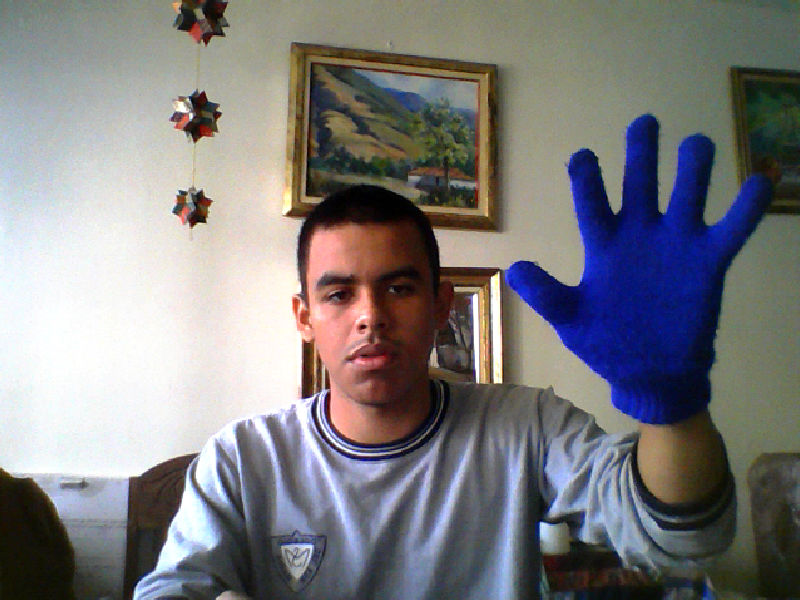
#> input picture OpenCV/HandDetection/HandBlue.jpg, 800 x 600 px, given in place of the camera
$ python HandBlue2.py
#> lines starting #> are read from the running program, lines starting #| are printed output that depends on the picture; after the words box and inside, x2 and y2 are one past the last pixel; in counts of white or black regions, pixels touching at a corner belong together
# USAGE
# python skindetector.py
# python skindetector.py --video video/skin_example.mov

# import the necessary packages
import numpy as np
import cv2

# define the upper and lower boundaries of the HSV pixel
# intensities to be considered 'skin'
lower = np.array([100, 100, 50], dtype = "uint8")
upper = np.array([130, 255, 250], dtype = "uint8")

cap = cv2.VideoCapture(0)

while True:
	# grab the current frame
	grabbed, frame = cap.read()
#> frame is the input picture: shape (600, 800, 3); mean B, G, R 126.4, 124.4, 125.6
	# kernel = np.array([[-1, -1, -1], [-1, 9, -1], [-1, -1, -1]])
	# im = cv2.filter2D(frame, -1, kernel)
	# if we are viewing a video and we did not grab a
	# frame, then we have reached the end of the video

	# resize the frame, convert it to the HSV color space,
	# and determine the HSV pixel intensities that fall into
	# the speicifed upper and lower boundaries
	#frame = imutils.resize(frame, width = 400)
	converted = cv2.cvtColor(frame, cv2.COLOR_BGR2HSV)
#> converted: shape (600, 800, 3); mean H, S, V 63, 69.3, 141.2
	skinMask = cv2.inRange(converted, lower, upper)
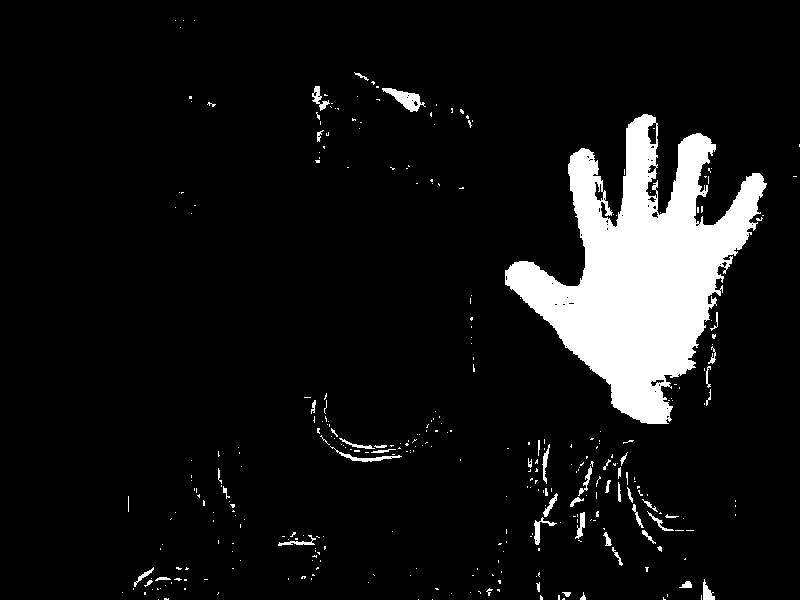
#> skinMask: shape (600, 800); 8.3% white; 340 white regions (291 under 20 px), largest, box (x1, y1, x2, y2) and area: (505, 114, 767, 424) 35432, (382, 88, 426, 112) 442, (330, 446, 402, 462) 215
	kernel = np.ones((3, 3), np.uint8)
	#skinMask = cv2.morphologyEx(skinMask, cv2.MORPH_OPEN, kernel)
	skinMask = cv2.morphologyEx(skinMask, cv2.MORPH_CLOSE, kernel)
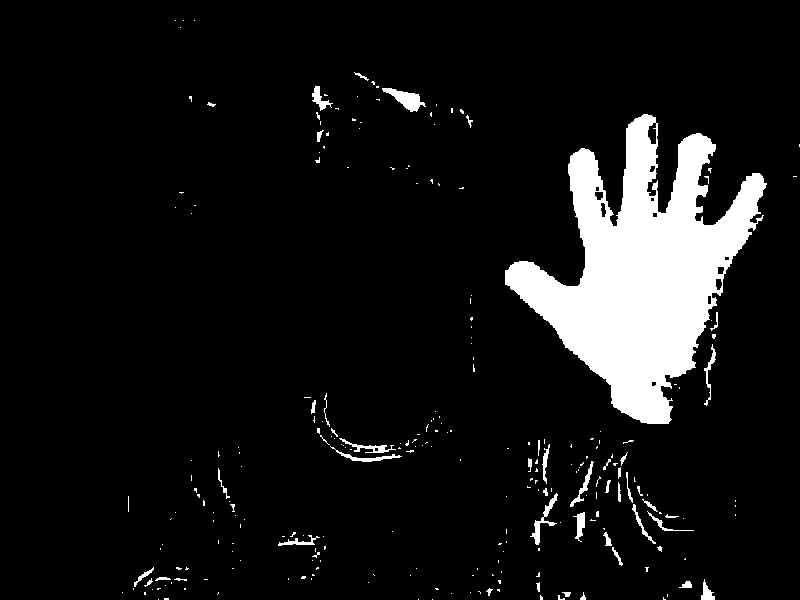
#> skinMask: shape (600, 800); 8.5% white; 254 white regions (207 under 20 px), largest, box (x1, y1, x2, y2) and area: (505, 114, 767, 424) 35960, (382, 88, 426, 112) 462, (530, 493, 558, 545) 308

	# apply a series of erosions and dilations to the mask
	# using an elliptical kernel
	# kernel = cv2.getStructuringElement(cv2.MORPH_ELLIPSE, (11, 11))
	# skinMask = cv2.erode(skinMask, kernel, iterations = 2)
	# skinMask = cv2.dilate(skinMask, kernel, iterations = 2)
	# kernel = cv2.getStructuringElement(cv2.MORPH_RECT,(5,5))
	# # skinMask = cv2.morphologyEx(skinMask, cv2.MORPH_CLOSE, kernel)
	# skinMask = cv2.dilate(skinMask, kernel, iterations=2)
	# blur the mask to help remove noise, then apply the
	# mask to the frame
	skinMask = cv2.GaussianBlur(skinMask, (3, 3), 0)
	skin = cv2.bitwise_and(frame, frame, mask = skinMask)
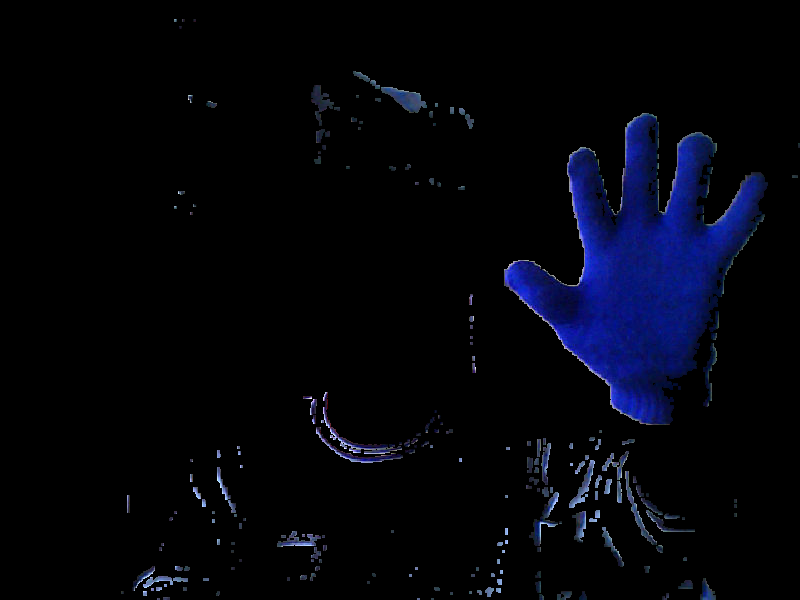
#> skin: shape (600, 800, 3); mean B, G, R 11.6, 4, 2.8

	# show the skin in the image along with the mask
	cv2.imshow("images", np.hstack([frame, skin]))
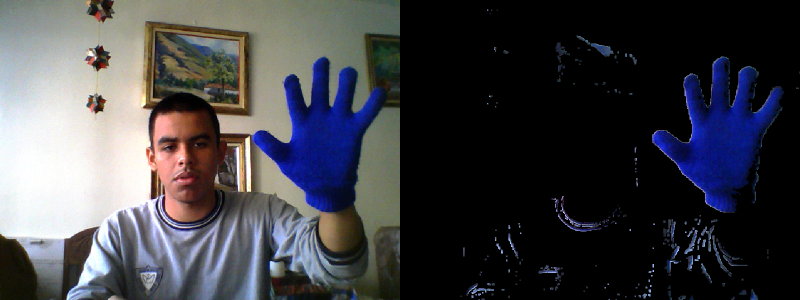
#> window 'images': shape (600, 1600, 3) (shown at 1/2 size); mean B, G, R 69, 64.2, 64.2
	# if the 'q' key is pressed, stop the loop
	if cv2.waitKey(1) & 0xFF == ord("q"):
#> (key q is pressed here)
		break
